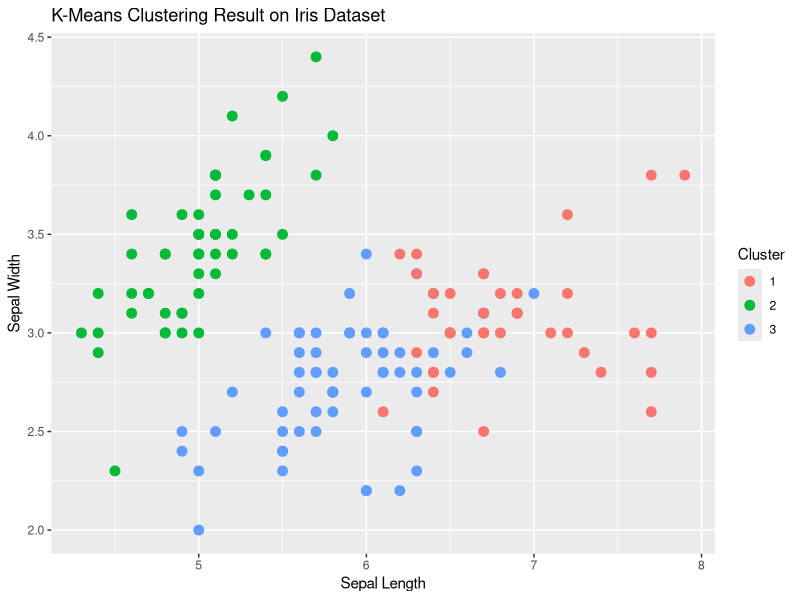

Generate this figure with R:
# Installing packages
install.packages("ggplot2")
install.packages("cluster")

library(ggplot2)
library(cluster)

# Load the iris dataset
data("iris")
iris_dataset <- iris[,1:4]

# Implementing k means clustering
k <- 3
kmeans_result <- kmeans(iris_dataset, centers = k)


# Visualise 
iris_data_with_cluster <- iris_dataset
iris_data_with_cluster$cluster <- as.factor(kmeans_result$cluster)

# Plot sepal length vs sepal width 
ggplot(iris_data_with_cluster, aes(Sepal.Length, Sepal.Width, color=cluster)) + 
  geom_point(size=3) +
  labs(title = "K-Means Clustering Result on Iris Dataset",
       x = "Sepal Length",
       y = "Sepal Width",
       color = "Cluster")
